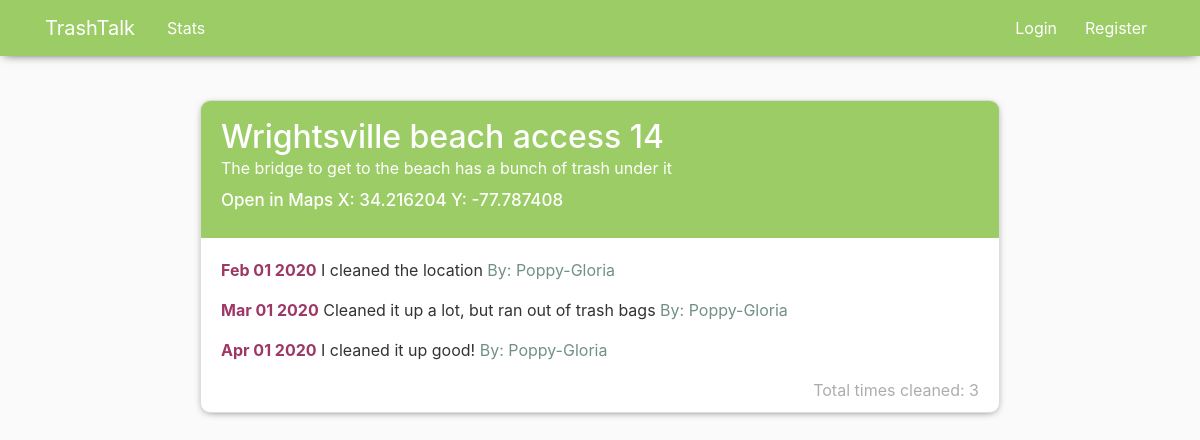
Screenshot of /post/a2d07544-525b-4e17-b83d-7428beee9848/ with the database file from the repository.
### blog/models.py (models this page shows, shortened)
class Location(models.Model):
    l_id = models.UUIDField(primary_key=True, default=uuid.uuid4, editable=False)
    l_name = models.CharField(max_length = 100)
    x_cord = models.FloatField()
    y_cord = models.FloatField()
    description = models.TextField()
    times_cleaned = models.IntegerField()

class Cleaned(models.Model):
    l_id = models.ForeignKey(Location, on_delete = models.CASCADE)
    u_id = models.ForeignKey(User, on_delete = models.CASCADE)
    date_cleaned = models.DateTimeField(default = timezone.now)
    description = models.TextField()

### blog/views.py (the view)
# urls.py: path('post/<pk>/', PostDetailView.as_view(), name='post-detail'),
class PostDetailView(DetailView):
    model = Location
    def get_context_data(self, **kwargs):
        context = super(PostDetailView, self).get_context_data(**kwargs)
        context['cleans'] = Cleaned.objects.all()
        return context

### blog/templates/blog/location_detail.html (shortened to what this page needs)
{% extends "blog/base.html" %}
{% block content %}
        <article class="media content-section">
          <div class="media-body">
            <div class="title-blue">
            <h2>{{ object.l_name }}</h2>
            <p class="article-content less-padding">{{object.description}}</p>
            <a class="mr-2 clr" target="_blank" href="https://www.google.com/maps/place/{{object.x_cord}},{{object.y_cord}}">Open in Maps X: {{object.x_cord}} Y: {{object.y_cord}}</a>
            </div>
            {% for clean in cleans %}
            {% ifequal clean.l_id.l_id object.l_id %}
            <p><span class = "cdate">{{clean.date_cleaned|date:"M d Y"}}</span> {{clean.description}} <span class="fadegreen">By: {{clean.u_id.username}}</span></p>
            {% endifequal %}
            {% endfor %}
            <p class = "lowercount">Total times cleaned: {{object.times_cleaned}}</p>
          </div>
        </article>
{% endblock content %}

### blog/static/blog/main.css (style rules this page uses)
body { background: #fafafa; color: #333333; margin-top: 5rem; margin-bottom: 100px; }
a { color:white !important; }
body main .cdate { color: #9c3766; font-weight: 700; }
.title-blue { background: #9CCC65; margin-left: -20px; margin-right: -20px; padding-left: 20px; padding-right: 20px; margin-top: -12px; padding-top: 19px; padding-bottom: 24px; color: white !important; margin-bottom: 20px; }
.lowercount { color: #adadad; text-align: right; margin-bottom: 0px; }
.fadegreen { color: #729084; }
.title-blue h2 { color: white; margin-bottom: 0px; }
body article { box-shadow: 0 2px 8px -4px rgba(0, 0, 0, 0.7); border-radius: 10px !important; overflow: hidden; margin-bottom: 25px !important; }
.less-padding { margin-bottom: 8px; }
.clr { color: #507080; font-weight: 500; font-size: 17px; }
h1, h2, h3, h4, h5, h6 { color: #444444; }
.content-section { background: #ffffff; padding: 10px 20px; border: 1px solid #dddddd; border-radius: 3px; margin-bottom: 20px; }
.article-content { white-space: pre-line; }

### rows the page displays
Location: l_name "Wrightsville beach access 14", description "The bridge to get to the beach has a bunch of trash under it", x_cord "34.216204", y_cord "-77.787408", times_cleaned "3"
Cleaned: date_cleaned "Feb 01 2020", description "I cleaned the location", u_id.username "Poppy-Gloria"
Cleaned: date_cleaned "Mar 01 2020", description "Cleaned it up a lot, but ran out of trash bags", u_id.username "Poppy-Gloria"
Cleaned: date_cleaned "Apr 01 2020", description "I cleaned it up good!", u_id.username "Poppy-Gloria"
